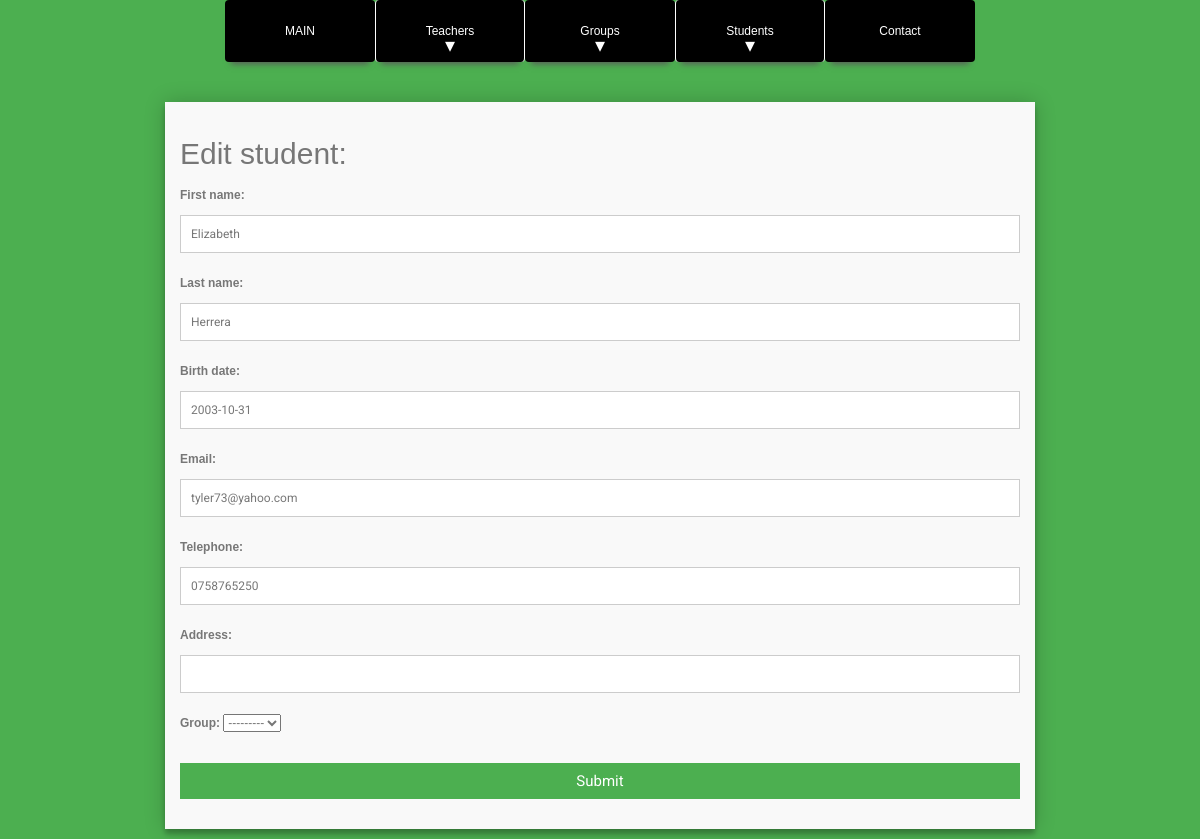
The page /students/edit/447/ on the database its author committed.
### students_app/models.py (models this page shows, shortened)
class Student(models.Model):
    first_name = models.CharField(max_length=20)
    last_name = models.CharField(max_length=20)
    birth_date = models.DateField(null=True, blank=True,
                                  default=None)
    email = models.EmailField()
    telephone = models.CharField(max_length=16)
    address = models.CharField(max_length=255,
                               null=True, blank=True)
    group = models.ForeignKey('groups_app.Group',
                              null=True, blank=True,
                              on_delete=models.CASCADE)

### students_app/views.py (the view)
# urls.py: path('edit/<int:pk>/', students_edit, name='edit-s'),
def students_edit(request, pk):
    try:
        student = Student.objects.get(id=pk)
    except Student.DoesNotExist:
        return HttpResponseNotFound(f"Student with id {pk} not found")
    if request.method == 'POST':
        form = StudentsAddForm(request.POST, instance=student)
        if form.is_valid():
            form.save()
            return HttpResponseRedirect(reverse('list-s'))
    else:
        form = StudentsAddForm(instance=student)
    return render(request,
                  'students_edit.html',
                  context={'form': form, 'pk': pk})

### students_app/forms.py
class StudentsAddForm(ModelForm):
    class Meta:
        model = Student
        fields = '__all__'

### students_app/templates/students_edit.html (shortened to what this page needs)
{% extends 'base.html' %}
{% block content %}
<div class="container">
<form id="contact" action="{% url 'edit-s' pk  %}" method="post">
        <h3>Edit student:</h3>
    <fieldset>
{{ form.as_p }}
    </fieldset>
    <fieldset>
        <button name="submit" type="submit">Submit</button>
    </fieldset>
</form>
</div>
{% endblock content %}

### students_app/static/css/styles.css (style rules this page uses)
* { margin: 0; padding: 0; box-sizing: border-box; -webkit-box-sizing: border-box; -moz-box-sizing: border-box; -webkit-font-smoothing: antialiased; -moz-font-smoothing: antialiased; -o-font-smoothing: antialiased; font-smoothing: antialiased; text-rendering: optimizeLegibility; }
body { font-family: "Roboto", Helvetica, Arial, sans-serif; font-weight: 100; font-size: 12px; line-height: 30px; color: #777; background: #4CAF50; }
.container { max-width: 900px; width: 100%; margin: 0 auto; position: relative; }
#contact input[type="text"], #contact input[type="email"], #contact input[type="tel"], #contact input[type="url"], #contact textarea, #contact button[type="submit"] { font: 400 12px/16px "Roboto", Helvetica, Arial, sans-serif; }
#contact { background: #F9F9F9; padding: 15px; margin: 10px 0; box-shadow: 0 0 20px 0 rgba(0, 0, 0, 0.2), 0 5px 5px 0 rgba(0, 0, 0, 0.24); }
#contact h3 { display: block; font-size: 30px; font-weight: 400; margin-bottom: 10px; }
fieldset { border: medium none !important; margin: 0 0 10px; min-width: 100%; padding: 0; width: 100%; }
#contact input[type="text"], #contact input[type="email"], #contact input[type="tel"], #contact input[type="url"], #contact textarea { width: 100%; border: 1px solid #ccc; background: #FFF; margin: 0 0 5px; padding: 10px; }
#contact button[type="submit"] { cursor: pointer; width: 100%; border: none; background: #4CAF50; color: #FFF; margin: 0 0 5px; padding: 10px; font-size: 15px; }

### students_app/static/css/menu.css (style rules this page uses)
body { font-family:Tahoma,Geneva,sans-serif; font-weight:400 }

### rows shown on the page
Student: first_name "Elizabeth", last_name "Herrera", birth_date "2003-10-31", email "tyler73@yahoo.com", telephone "0758765250", group "---------"
